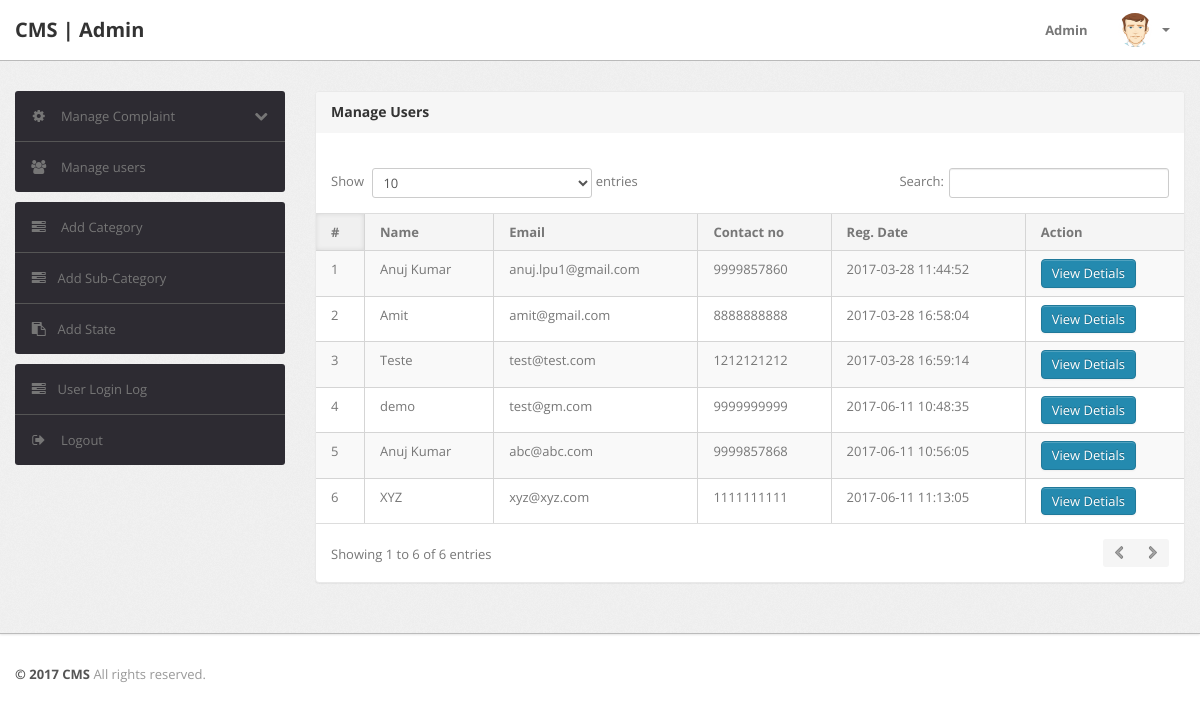
The page /admin/manage-users.php (signed in) on the database its author committed.
### tables this page shows
CREATE TABLE IF NOT EXISTS `users` (
  `id` int(11) NOT NULL,
  `fullName` varchar(255) DEFAULT NULL,
  `userEmail` varchar(255) DEFAULT NULL,
  `password` varchar(255) DEFAULT NULL,
  `contactNo` bigint(11) DEFAULT NULL,
  `address` tinytext,
  `State` varchar(255) DEFAULT NULL,
  `country` varchar(255) DEFAULT NULL,
  `pincode` int(6) DEFAULT NULL,
  `userImage` varchar(255) DEFAULT NULL,
  `regDate` timestamp NOT NULL DEFAULT CURRENT_TIMESTAMP,
  `updationDate` timestamp NOT NULL DEFAULT '0000-00-00 00:00:00' ON UPDATE CURRENT_TIMESTAMP,
  `status` int(1) NOT NULL
);

### admin/manage-users.php (the view, shortened to what this page needs)
<?php
if(strlen($_SESSION['alogin'])==0)
	{
header('location:index.php');
}
else{
?>
<!DOCTYPE html>
<html lang="en">
<head>
	<link type="text/css" href="bootstrap/css/bootstrap.min.css" rel="stylesheet">
	<link type="text/css" href="bootstrap/css/bootstrap-responsive.min.css" rel="stylesheet">
	<link type="text/css" href="css/theme.css" rel="stylesheet">
	<link type="text/css" href="images/icons/css/font-awesome.css" rel="stylesheet">
</head>
<body>
<?php include('include/header.php');?>
	<div class="wrapper">
		<div class="container">
			<div class="row">
<?php include('include/sidebar.php');?>
			<div class="span9">
					<div class="content">
	<div class="module">
							<div class="module-head">
								<h3>Manage Users</h3>
							</div>
							<div class="module-body table">
									<br />
								<table cellpadding="0" cellspacing="0" border="0" class="datatable-1 table table-bordered table-striped	 display" width="100%">
									<thead>
										<tr>
											<th>#</th>
											<th> Name</th>
											<th>Email </th>
											<th>Contact no</th>
											<th>Reg. Date </th>
											<th>Action</th>
										</tr>
									</thead>
									<tbody>
<?php $query=mysql_query("select * from users");
$cnt=1;
while($row=mysql_fetch_array($query))
{
?>
										<tr>
											<td><?php echo htmlentities($cnt);?></td>
											<td><?php echo htmlentities($row['fullName']);?></td>
											<td><?php echo htmlentities($row['userEmail']);?></td>
											<td> <?php echo htmlentities($row['contactNo']);?></td>
											<td><?php echo htmlentities($row['regDate']);?></td>
											<td><a href="javascript:void(0);" onClick="popUpWindow('http://localhost/cms/admin/userprofile.php?uid=<?php echo htmlentities($row['id']);?>');" title="Update order">
											 <button type="button" class="btn btn-primary">View Detials</button>
											</a></td>
										<?php $cnt=$cnt+1; } ?>
								</table>
							</div>
						</div>
					</div>
				</div>
			</div>
		</div>
	</div>
<?php include('include/footer.php');?>
</body>
<?php } ?>

### rows shown on the page
users: fullName "Anuj Kumar", userEmail "anuj.lpu1@gmail.com", contactNo "9999857860", regDate "2017-03-28 11:44:52"
users: fullName "Amit", userEmail "amit@gmail.com", contactNo "8888888888", regDate "2017-03-28 16:58:04"
users: fullName "Teste", userEmail "test@test.com", contactNo "1212121212", regDate "2017-03-28 16:59:14"
users: fullName "demo", userEmail "test@gm.com", contactNo "9999999999", regDate "2017-06-11 10:48:35"
users: fullName "Anuj Kumar", userEmail "abc@abc.com", contactNo "9999857868", regDate "2017-06-11 10:56:05"
users: fullName "XYZ", userEmail "xyz@xyz.com", contactNo "1111111111", regDate "2017-06-11 11:13:05"
